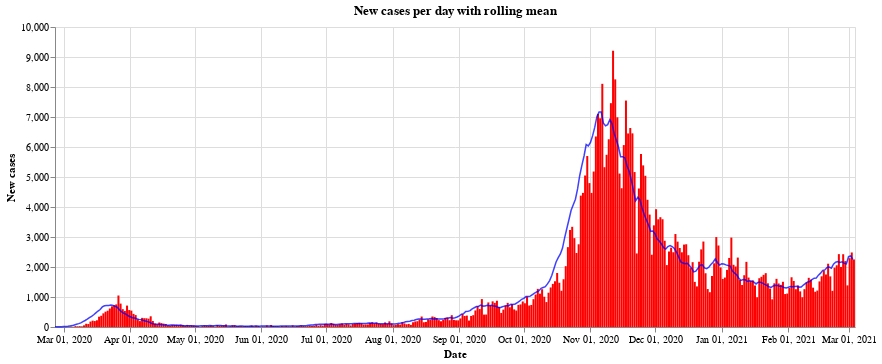

Notebook source saved alongside this figure:
### Code cell
#collapse
bars = alt.Chart(all_austria).mark_bar(
    color='red',
    opacity=1,
    size=2
).encode(
    x=alt.X("yearmonthdate(Time):T", axis=alt.Axis(title='Date')),
    y=alt.Y("AnzahlFaelle:Q", axis=alt.Axis(title='New cases')),
)

line = alt.Chart(all_austria).mark_line(
    color='blue',
    opacity=0.75,
    size=1.5,
).transform_window(
    rolling_mean='mean(AnzahlFaelle)',
    frame=[0, 7]
).encode(x='yearmonthdate(Time):T',
         y='rolling_mean:Q'
         ).properties(title='New cases per day with rolling mean', width=800)

alt.layer(bars, line, data=all_austria)

### Figure 1 — Vega-Lite specification as saved in the notebook (floating-point values rounded to 4 significant figures; data arrays with more than 128 entries replaced by an {"elided": "..."} marker saying what was removed)
{"config": {"view": {"continuousWidth": 400, "continuousHeight": 300}}, "layer": [{"mark": {"type": "bar", "color": "red", "opacity": 1, "size": 2}, "encoding": {"x": {"type": "temporal", "axis": {"title": "Date"}, "field": "Time", "timeUnit": "yearmonthdate"}, "y": {"type": "quantitative", "axis": {"title": "New cases"}, "field": "AnzahlFaelle"}}}, {"mark": {"type": "line", "color": "blue", "opacity": 0.75, "size": 1.5}, "encoding": {"x": {"type": "temporal", "field": "Time", "timeUnit": "yearmonthdate"}, "y": {"type": "quantitative", "field": "rolling_mean"}}, "title": "New cases per day with rolling mean", "transform": [{"window": [{"op": "mean", "field": "AnzahlFaelle", "as": "rolling_mean"}], "frame": [0, 7]}], "width": 800}], "data": {"name": "data-1c46c1cc00b6690415c0326eecd9dc45"}, "$schema": "https://vega.github.io/schema/vega-lite/v4.8.1.json", "datasets": {"data-1c46c1cc00b6690415c0326eecd9dc45": {"elided": "372 records"}}}
